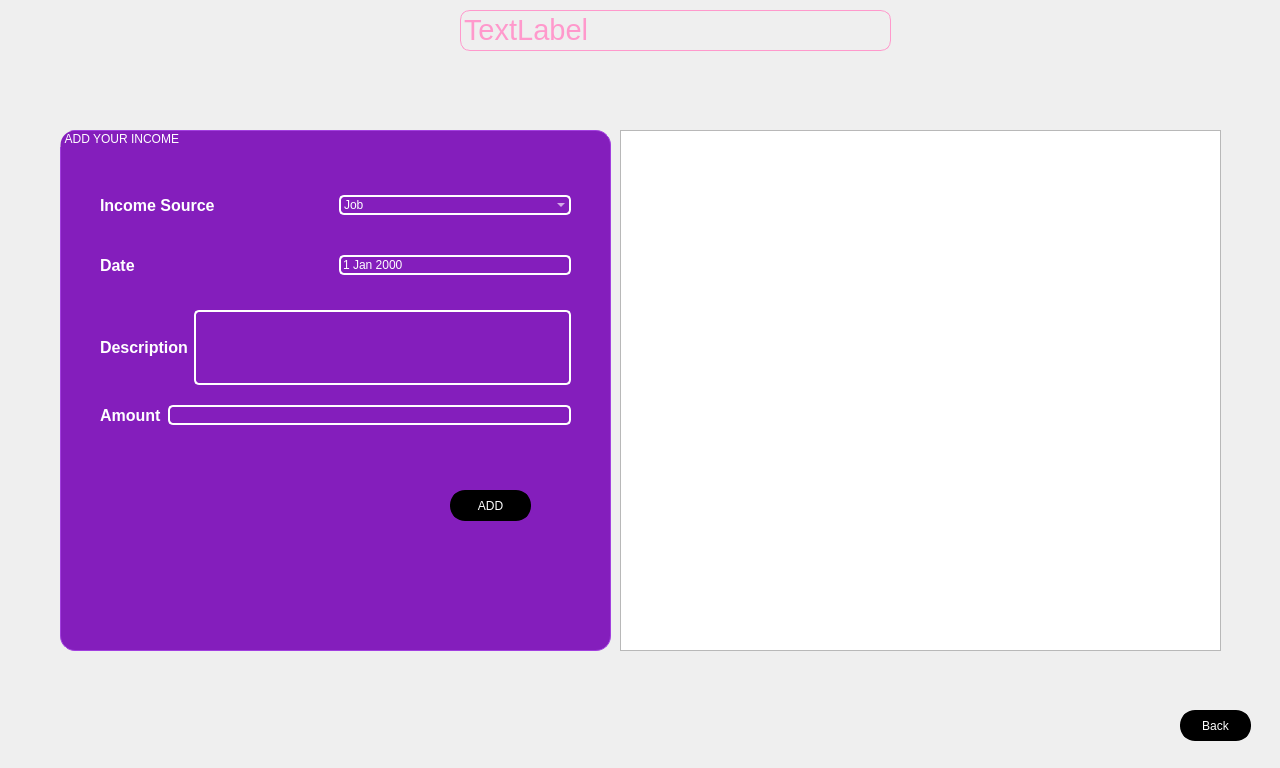
<?xml version="1.0" encoding="UTF-8"?>
<ui version="4.0">
 <class>Incomeui</class>
 <widget class="QDialog" name="Incomeui">
  <property name="geometry">
   <rect>
    <x>0</x>
    <y>0</y>
    <width>1280</width>
    <height>768</height>
   </rect>
  </property>
  <property name="windowTitle">
   <string>Income</string>
  </property>
  <property name="windowIcon">
   <iconset>
    <normaloff>:/image/image/window_icon.png</normaloff>:/image/image/window_icon.png</iconset>
  </property>
  <property name="styleSheet">
   <string notr="true">
QDialog{border-image: url(:/image/Background04.png) 0 0 0 0 stretch stretch;}
</string>
  </property>
  <widget class="QPushButton" name="pushButton_back">
   <property name="geometry">
    <rect>
     <x>1180</x>
     <y>710</y>
     <width>71</width>
     <height>31</height>
    </rect>
   </property>
   <property name="styleSheet">
    <string notr="true">border: 3px solid #000000;
background-color:#000000;
border-radius: 15px;
color: white;
font: 700 10pt &quot;Segoe UI&quot;;
	</string>
   </property>
   <property name="text">
    <string>Back</string>
   </property>
  </widget>
  <widget class="QLabel" name="lable">
   <property name="geometry">
    <rect>
     <x>460</x>
     <y>10</y>
     <width>431</width>
     <height>41</height>
    </rect>
   </property>
   <property name="styleSheet">
    <string notr="true">  border: 1px solid #ff99cc;
  border-radius: 10px;
color: #ff99cc;</string>
   </property>
   <property name="text">
    <string>&lt;html&gt;&lt;head/&gt;&lt;body&gt;&lt;p&gt;&lt;span style=&quot; font-size:22pt;&quot;&gt;TextLabel&lt;/span&gt;&lt;/p&gt;&lt;/body&gt;&lt;/html&gt;</string>
   </property>
  </widget>
  <widget class="QGroupBox" name="groupBox">
   <property name="geometry">
    <rect>
     <x>60</x>
     <y>130</y>
     <width>551</width>
     <height>521</height>
    </rect>
   </property>
   <property name="styleSheet">
    <string notr="true">QGroupBox{font: 19pt &quot;Segoe UI&quot;;
color:White;

border-radius: 15px;

background-color: #841ebc;
border: 1px solid #a23fdf;}</string>
   </property>
   <property name="title">
    <string> ADD YOUR INCOME</string>
   </property>
   <widget class="QWidget" name="layoutWidget">
    <property name="geometry">
     <rect>
      <x>40</x>
      <y>60</y>
      <width>471</width>
      <height>31</height>
     </rect>
    </property>
    <layout class="QHBoxLayout" name="horizontalLayout">
     <item>
      <widget class="QLabel" name="label_income_source">
       <property name="styleSheet">
        <string notr="true"/>
       </property>
       <property name="text">
        <string>&lt;html&gt;&lt;head/&gt;&lt;body&gt;&lt;p&gt;&lt;span style=&quot;font-size:12pt; font-weight:700; color:#ffffff;&quot;&gt;Income Source&lt;/span&gt;&lt;/p&gt;&lt;/body&gt;&lt;/html&gt;</string>
       </property>
      </widget>
     </item>
     <item>
      <widget class="QComboBox" name="comboBox_income_source">
       <property name="styleSheet">
        <string notr="true">font: 12pt &quot;Segoe UI&quot;;
border: 2px solid  white;
 border-radius: 5px;
background-color: transparent;
color: white;</string>
       </property>
       <item>
        <property name="text">
         <string>Job</string>
        </property>
       </item>
       <item>
        <property name="text">
         <string>Allowance from parents</string>
        </property>
       </item>
       <item>
        <property name="text">
         <string>Scholarship</string>
        </property>
       </item>
       <item>
        <property name="text">
         <string>Student Aid</string>
        </property>
       </item>
      </widget>
     </item>
    </layout>
   </widget>
   <widget class="QWidget" name="layoutWidget">
    <property name="geometry">
     <rect>
      <x>40</x>
      <y>180</y>
      <width>471</width>
      <height>75</height>
     </rect>
    </property>
    <layout class="QHBoxLayout" name="horizontalLayout_2">
     <item>
      <widget class="QLabel" name="label_Description">
       <property name="text">
        <string>&lt;html&gt;&lt;head/&gt;&lt;body&gt;&lt;p&gt;&lt;span style=&quot;font-size:12pt; font-weight:700; color:#ffffff;&quot;&gt;Description&lt;/span&gt;&lt;/p&gt;&lt;/body&gt;&lt;/html&gt;</string>
       </property>
      </widget>
     </item>
     <item>
      <widget class="QTextEdit" name="textEdit_Description">
       <property name="styleSheet">
        <string notr="true">font: 12pt &quot;Segoe UI&quot;;
border: 2px solid  white;
 border-radius: 5px;
background-color: transparent;
color: white;</string>
       </property>
      </widget>
     </item>
    </layout>
   </widget>
   <widget class="QPushButton" name="pushButton_Add">
    <property name="geometry">
     <rect>
      <x>390</x>
      <y>360</y>
      <width>81</width>
      <height>31</height>
     </rect>
    </property>
    <property name="styleSheet">
     <string notr="true">border: 3px solid #000000;
background-color:#000000;
border-radius: 15px;
color: white;
font: 700 10pt &quot;Segoe UI&quot;;
	</string>
    </property>
    <property name="text">
     <string>ADD</string>
    </property>
   </widget>
   <widget class="QWidget" name="layoutWidget">
    <property name="geometry">
     <rect>
      <x>40</x>
      <y>120</y>
      <width>471</width>
      <height>31</height>
     </rect>
    </property>
    <layout class="QHBoxLayout" name="horizontalLayout_4">
     <item>
      <widget class="QLabel" name="label">
       <property name="text">
        <string>&lt;html&gt;&lt;head/&gt;&lt;body&gt;&lt;p&gt;&lt;span style=&quot;font-size:12pt; font-weight:700; color:#ffffff;&quot;&gt;Date&lt;/span&gt;&lt;/p&gt;&lt;/body&gt;&lt;/html&gt;</string>
       </property>
      </widget>
     </item>
     <item>
      <widget class="QDateEdit" name="QDate">
       <property name="styleSheet">
        <string notr="true">font: 12pt &quot;Segoe UI&quot;;
border: 2px solid  white;
 border-radius: 5px;
background-color: transparent;
color: white;</string>
       </property>
      </widget>
     </item>
    </layout>
   </widget>
   <widget class="QWidget" name="layoutWidget">
    <property name="geometry">
     <rect>
      <x>40</x>
      <y>260</y>
      <width>471</width>
      <height>51</height>
     </rect>
    </property>
    <layout class="QHBoxLayout" name="horizontalLayout_3">
     <item>
      <widget class="QLabel" name="label_Amount">
       <property name="text">
        <string>&lt;html&gt;&lt;head/&gt;&lt;body&gt;&lt;p&gt;&lt;span style=&quot;font-size:12pt; font-weight:700; color:#ffffff;;&quot;&gt;Amount&lt;/span&gt;&lt;/p&gt;&lt;/body&gt;&lt;/html&gt;</string>
       </property>
      </widget>
     </item>
     <item>
      <widget class="QLineEdit" name="lineEdit_Amount">
       <property name="styleSheet">
        <string notr="true">font: 12pt &quot;Segoe UI&quot;;
border: 2px solid  white;
 border-radius: 5px;
background-color: transparent;
color: white;</string>
       </property>
      </widget>
     </item>
    </layout>
   </widget>
  </widget>
  <widget class="QTableView" name="tableView">
   <property name="geometry">
    <rect>
     <x>620</x>
     <y>130</y>
     <width>601</width>
     <height>521</height>
    </rect>
   </property>
   <property name="styleSheet">
    <string notr="true">QGroupBox{font: 19pt &quot;Segoe UI&quot;;
color:White;

border-radius: 15px;

background-color: #841ebc;
border: 1px solid #a23fdf;}</string>
   </property>
  </widget>
 </widget>
 <resources/>
 <connections/>
</ui>
